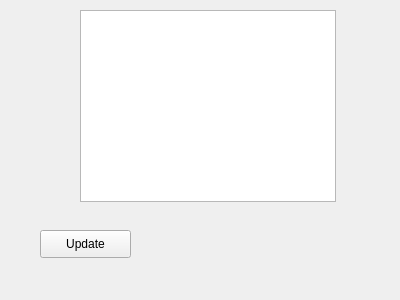
<?xml version="1.0" encoding="UTF-8"?>
<ui version="4.0">
 <class>Form</class>
 <widget class="QWidget" name="Form">
  <property name="geometry">
   <rect>
    <x>0</x>
    <y>0</y>
    <width>400</width>
    <height>300</height>
   </rect>
  </property>
  <property name="windowTitle">
   <string>Form</string>
  </property>
  <widget class="QPushButton" name="btnUpdate">
   <property name="geometry">
    <rect>
     <x>40</x>
     <y>230</y>
     <width>91</width>
     <height>28</height>
    </rect>
   </property>
   <property name="text">
    <string>Update</string>
   </property>
  </widget>
  <widget class="QTableView" name="tableView">
   <property name="geometry">
    <rect>
     <x>80</x>
     <y>10</y>
     <width>256</width>
     <height>192</height>
    </rect>
   </property>
  </widget>
 </widget>
 <resources/>
 <connections/>
</ui>
